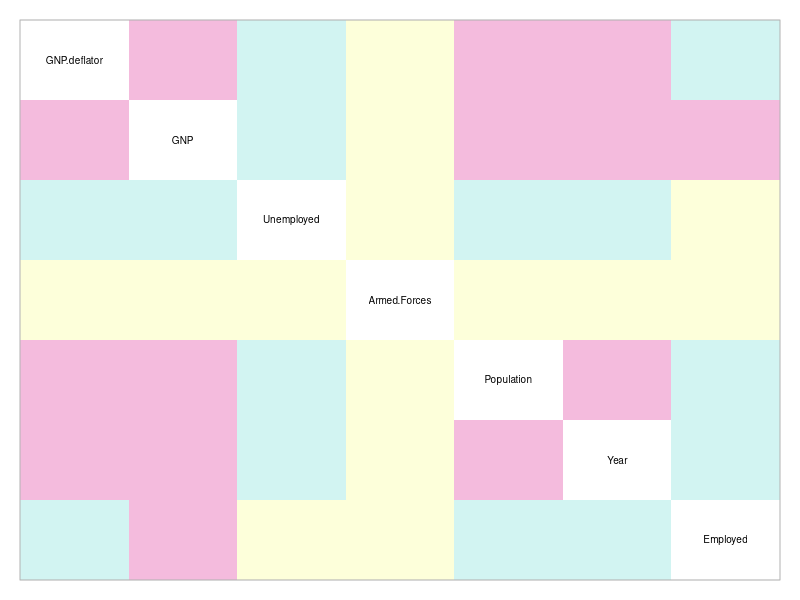
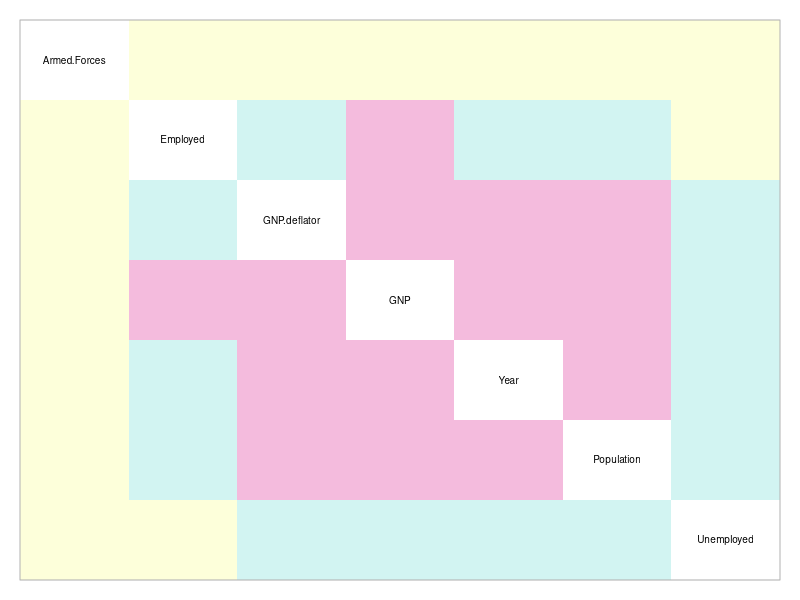
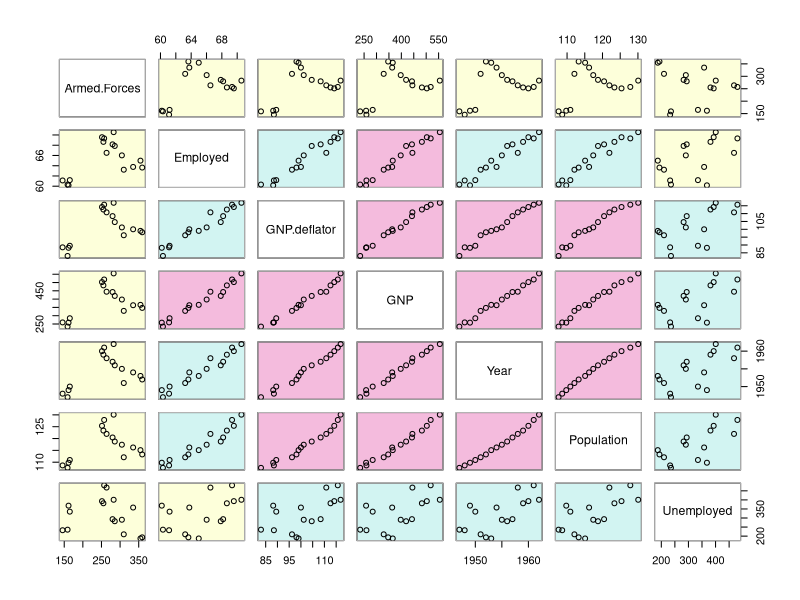
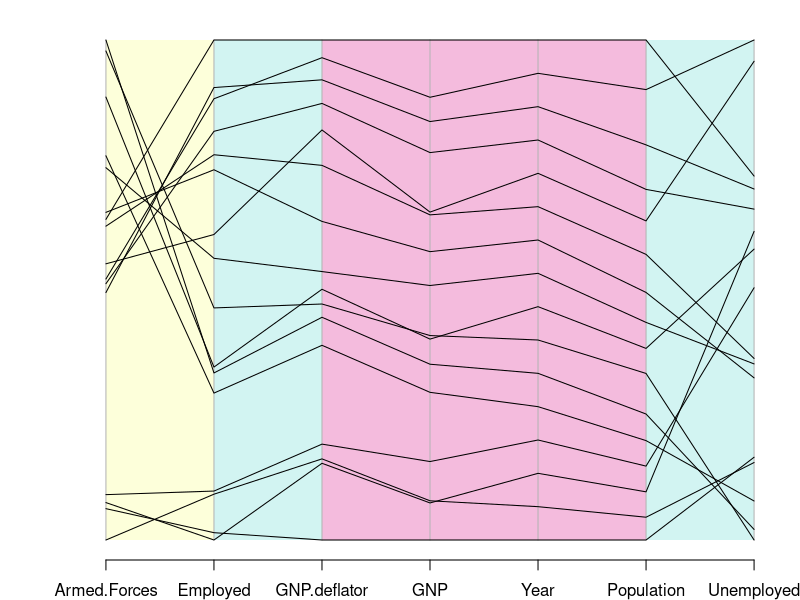
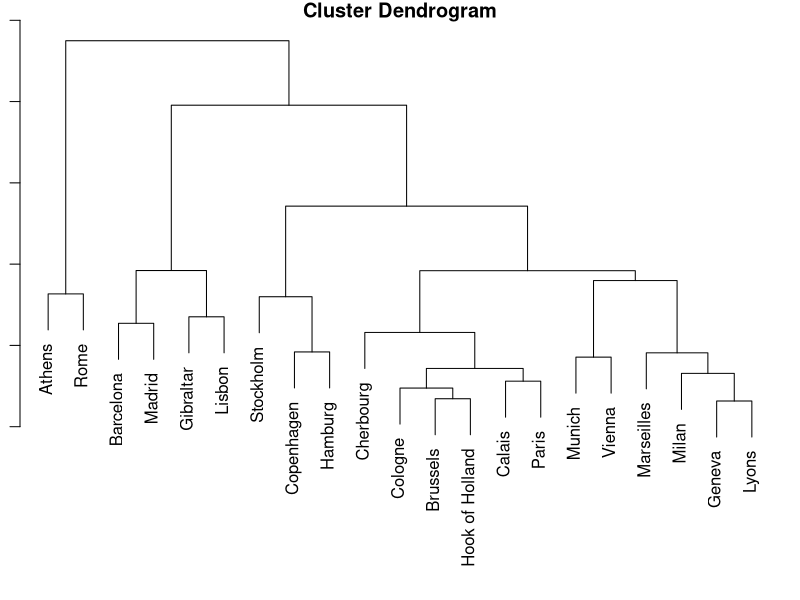
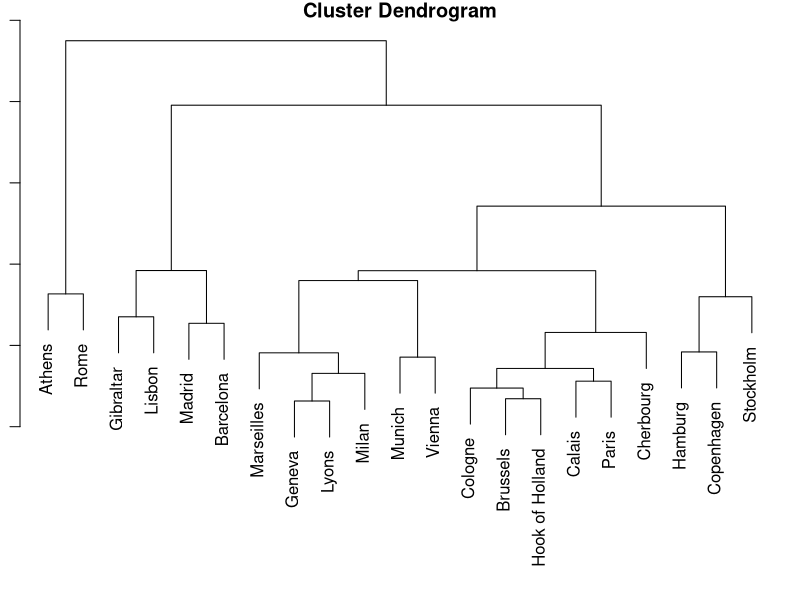
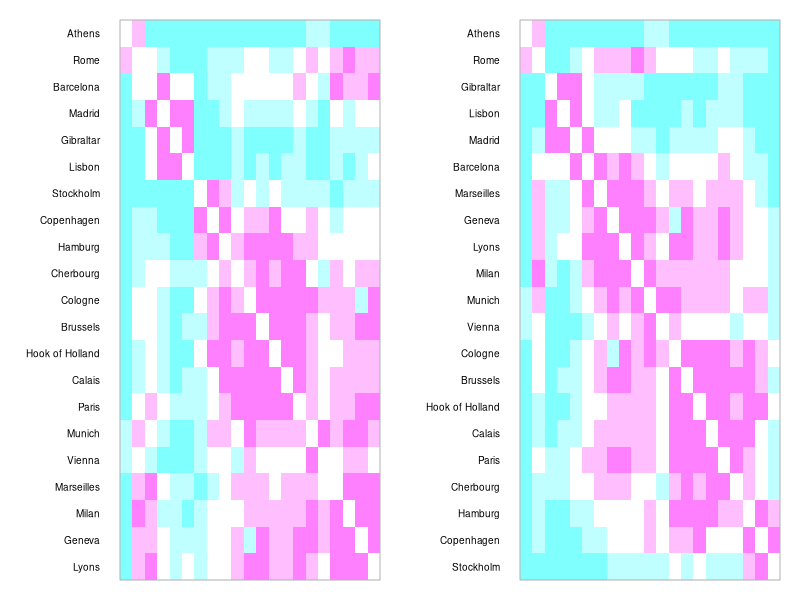

The R source for these figures, in order:
## ----setup, include = FALSE----------------------------------------------
knitr::opts_chunk$set(
  collapse = TRUE,
  comment = "#>"
)

## ------------------------------------------------------------------------
library(gclus)
data(longley)
longley.cor <- cor(longley)
longley.color <- dmat.color(longley.cor)

## ----fig.width=5, fig.height=5, fig.align='center'-----------------------
par(mar=c(1,1,1,1))
plotcolors(longley.color,dlabels=rownames(longley.color))

## ----eval=F--------------------------------------------------------------
#  longley.color <- dmat.color(longley.cor, byrank=FALSE)
#  longley.color <- dmat.color(longley.cor, breaks=c(-1,0,.5,.8,1),
#                              cm.colors(4))

## ----fig.width=5, fig.height=5, fig.align='center'-----------------------
par(mar=c(1,1,1,1))
longley.o <- order.hclust(longley.cor)
longley.color1 <- longley.color[longley.o,longley.o]
plotcolors(longley.color1,dlabels=rownames(longley.color1))

## ----fig.width=5, fig.height=5, fig.align='center'-----------------------
par(mar=c(1,1,1,1))
cpairs(longley, order= longley.o,panel.color= longley.color)

## ----fig.width=8, fig.height=3, fig.align='center', out.width="100%"-----
cparcoord(longley, order= longley.o,panel.color= longley.color, 
          horizontal=TRUE, mar=c(2,4,1,1))

## ----fig.width=6, fig.height=4, fig.align='center'-----------------------
par(mar=c(1,1,1,1))
data(eurodist)
dis <- as.dist(eurodist)
hc <- hclust(dis, "ave")
plot(hc)

## ----fig.width=6, fig.height=4, fig.align='center'-----------------------
par(mar=c(1,1,1,1))
hc1 <- reorder.hclust(hc, dis)
plot(hc1)

## ----fig.width=8, fig.height=3.5, fig.align='center'---------------------

layout(matrix(1:2,nrow=1,ncol=2))
par(mar=c(1,6,1,1))
cmat <- dmat.color(eurodist, rev(cm.colors(5)))
plotcolors(cmat[hc$order,hc$order], rlabels=labels(eurodist)[hc$order])

plotcolors(cmat[hc1$order,hc1$order], rlabels=labels(eurodist)[hc1$order])
